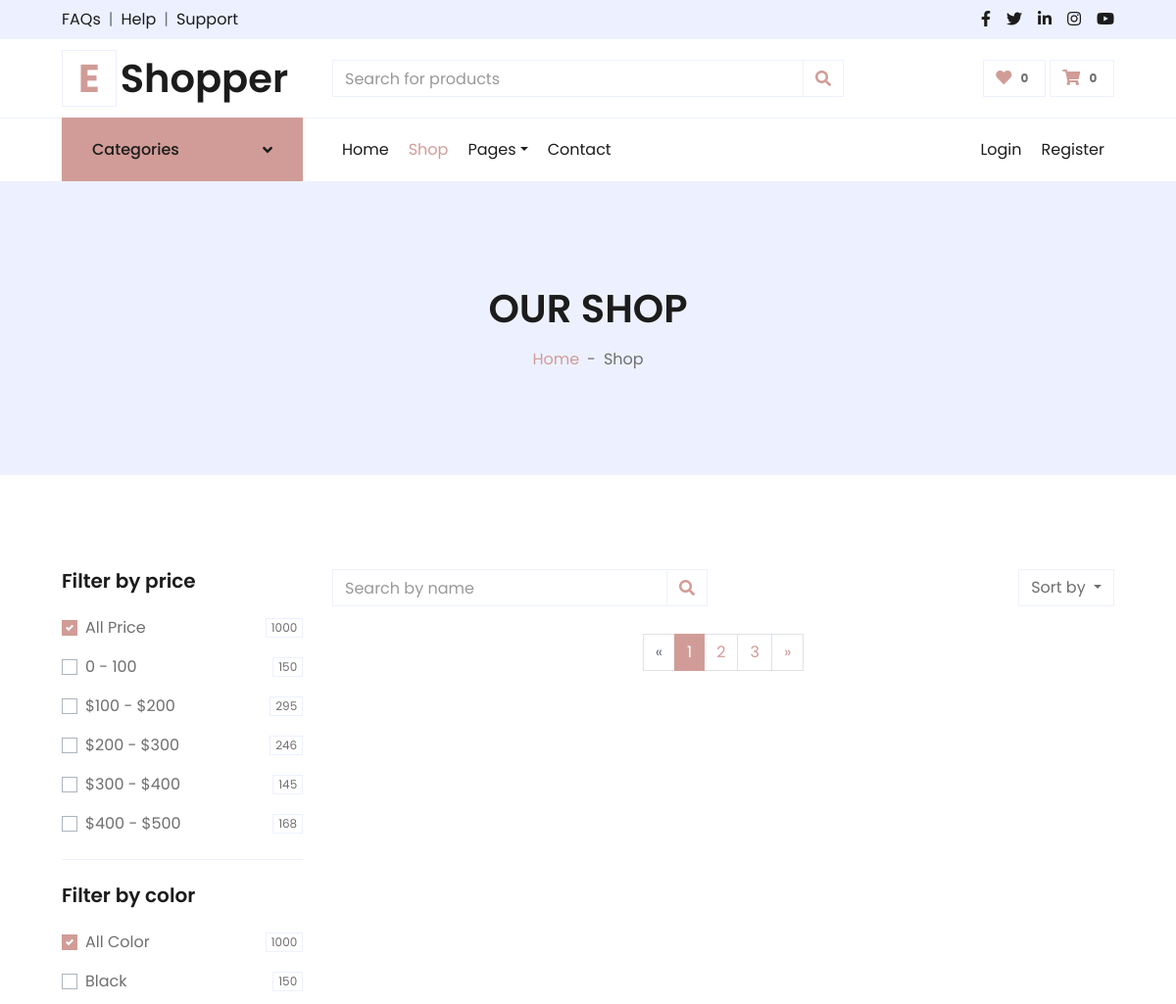
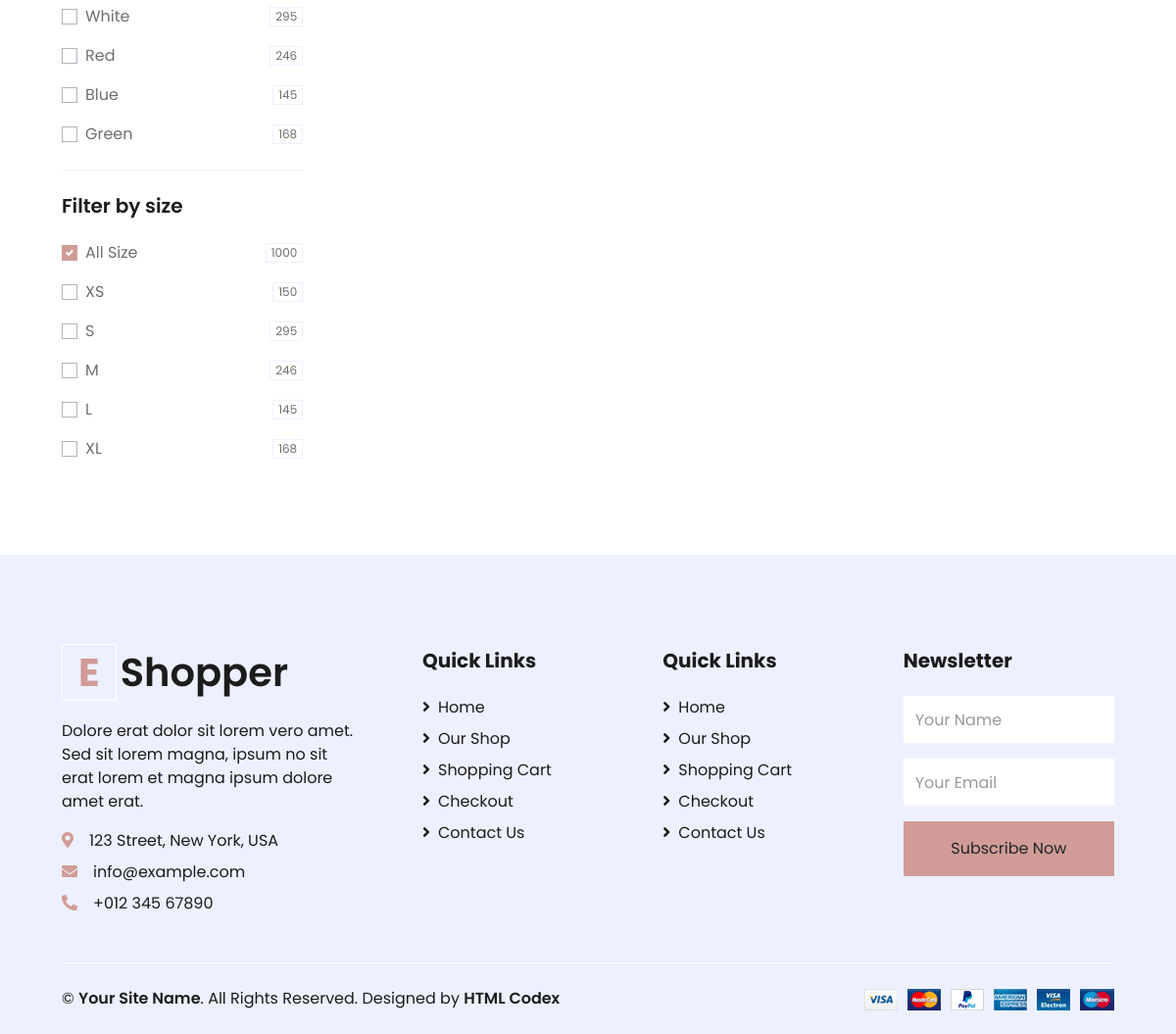
/shop/, run on an earlier commit of the app's database (2 pictures, top to bottom).
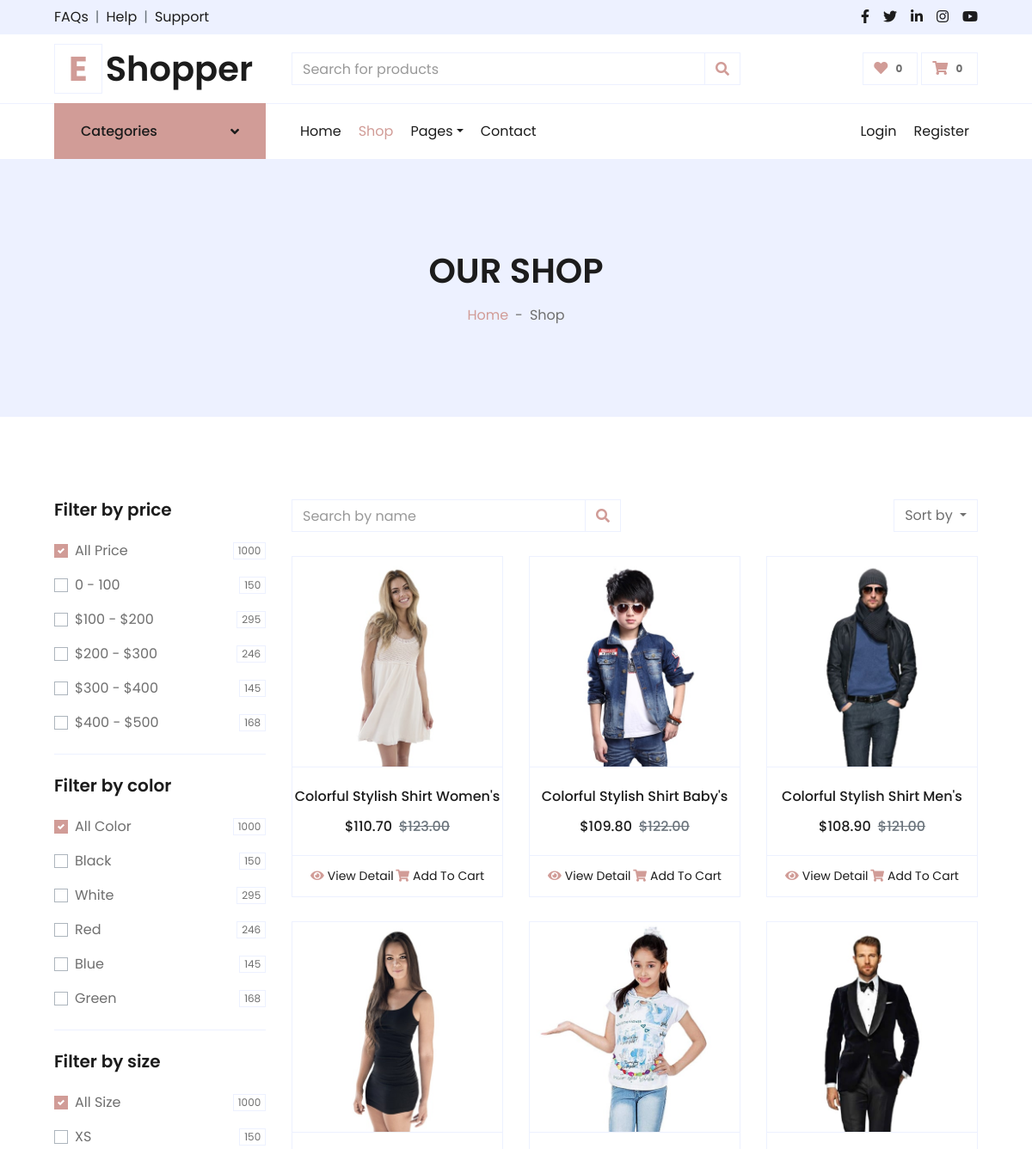
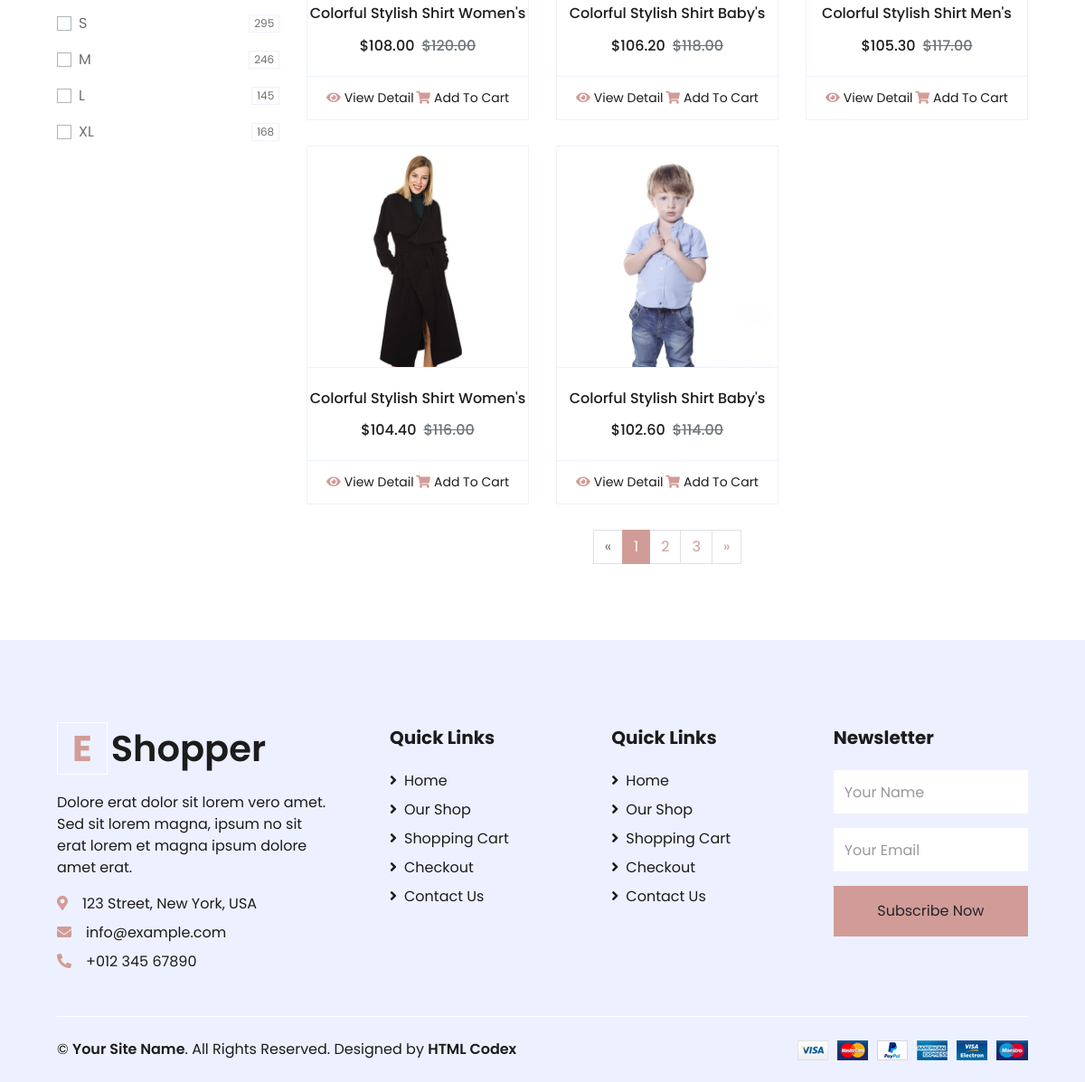
And on a later commit of the database (2 pictures, top to bottom).
### main/models.py (models this page shows, shortened)
class Product(models.Model):
    size = models.ManyToManyField(Size)
    color = models.ManyToManyField(Color)
    category = models.ForeignKey(SubCategory, on_delete=models.CASCADE , null=True)
    name = models.CharField('Product Name', max_length=254)
    img = models.ImageField('IMG', upload_to='media')
    price = models.DecimalField('Product Price', max_digits=5, decimal_places=2)
    discount = models.DecimalField('Product Discount', max_digits=4, decimal_places=2)
    date_time = models.DateTimeField('DateTime', auto_now=True)
    description = models.TextField('Product Desc')

### main/views.py (the view)
# urls.py: path('shop/', ShopPageListView.as_view(), name='shop'),
class ShopPageListView(generic.ListView):
    template_name = 'shop.html'
    @staticmethod
    def __extract_all_data():
        categories = Category.objects.all()[1:]
        sub_categories_dresses = SubCategory.objects.all()[:3]
        sub_categories = SubCategory.objects.all()
        ourshop = OurShop.objects.get().product.all()
        latest = Product.objects.order_by('-date_time')[:8]
        products = Product.objects.all()
        prices = Product.objects.filter(price__range=(100, 200)).filter(color__in = [1 , 2]).filter(size__in = [])
        for product in ourshop:
            product.discount_price = round(product.price * (1 - product.discount / 100), 2)
        for product in latest:
            product.discount_price = round(product.price * (1 - product.discount / 100), 2)
        context = {
            'navbar': 'shop',
            'ourshop': ourshop,
            'categories': categories,
            'sub_categories_dresses': sub_categories_dresses,
            'sub_categories': sub_categories,
            'latest': latest,
            'prices': prices,
        }
        return context
    def get(self, request):
        context = self.__extract_all_data()
        return render(request, self.template_name, context)

### main/templates/shop.html (shortened to what this page needs)
{% extends 'base.html' %}
{% block 'header' %}
    <div class="container-fluid bg-secondary mb-5">
        <div class="d-flex flex-column align-items-center justify-content-center" style="min-height: 300px">
            <h1 class="font-weight-semi-bold text-uppercase mb-3">Our Shop</h1>
            <div class="d-inline-flex">
                <p class="m-0"><a href="">Home</a></p>
                <p class="m-0 px-2">-</p>
                <p class="m-0">Shop</p>
            </div>
        </div>
    </div>
{% endblock %}
{% block 'content' %}
    <div class="container-fluid pt-5">
        <div class="row px-xl-5">
            <div class="col-lg-3 col-md-12">
                <div class="border-bottom mb-4 pb-4">
                    <h5 class="font-weight-semi-bold mb-4">Filter by price</h5>
                    <form method='post'>
                        <div class="custom-control custom-checkbox d-flex align-items-center justify-content-between mb-3">
                            <label class="custom-control-label" for="price-all">All Price</label>
                            <span class="badge border font-weight-normal">1000</span>
                        </div>
                        <div class="custom-control custom-checkbox d-flex align-items-center justify-content-between mb-3">
                            <label class="custom-control-label"  for="price-1">0 - 100</label>
                            <span class="badge border font-weight-normal">150</span>
                        </div>
                        <div class="custom-control custom-checkbox d-flex align-items-center justify-content-between mb-3">
                            <label class="custom-control-label" for="price-2">$100 - $200</label>
                            <span class="badge border font-weight-normal">295</span>
                        </div>
                        <div class="custom-control custom-checkbox d-flex align-items-center justify-content-between mb-3">
                            <label class="custom-control-label" for="price-3">$200 - $300</label>
                            <span class="badge border font-weight-normal">246</span>
                        </div>
                        <div class="custom-control custom-checkbox d-flex align-items-center justify-content-between mb-3">
                            <label class="custom-control-label" for="price-4">$300 - $400</label>
                            <span class="badge border font-weight-normal">145</span>
                        </div>
                        <div class="custom-control custom-checkbox d-flex align-items-center justify-content-between">
                            <label class="custom-control-label" for="price-5">$400 - $500</label>
                            <span class="badge border font-weight-normal">168</span>
                        </div>
                    </form>
                </div>
                <div class="border-bottom mb-4 pb-4">
                    <h5 class="font-weight-semi-bold mb-4">Filter by color</h5>
                    <form>
                        <div class="custom-control custom-checkbox d-flex align-items-center justify-content-between mb-3">
                            <label class="custom-control-label" for="price-all">All Color</label>
                            <span class="badge border font-weight-normal">1000</span>
                        </div>
                        <div class="custom-control custom-checkbox d-flex align-items-center justify-content-between mb-3">
                            <label class="custom-control-label" for="color-1">Black</label>
                            <span class="badge border font-weight-normal">150</span>
                        </div>
                        <div class="custom-control custom-checkbox d-flex align-items-center justify-content-between mb-3">
                            <label class="custom-control-label" for="color-2">White</label>
                            <span class="badge border font-weight-normal">295</span>
                        </div>
                        <div class="custom-control custom-checkbox d-flex align-items-center justify-content-between mb-3">
                            <label class="custom-control-label" for="color-3">Red</label>
                            <span class="badge border font-weight-normal">246</span>
                        </div>
                        <div class="custom-control custom-checkbox d-flex align-items-center justify-content-between mb-3">
                            <label class="custom-control-label" for="color-4">Blue</label>
                            <span class="badge border font-weight-normal">145</span>
                        </div>
                        <div class="custom-control custom-checkbox d-flex align-items-center justify-content-between">
                            <label class="custom-control-label" for="color-5">Green</label>
                            <span class="badge border font-weight-normal">168</span>
                        </div>
                    </form>
                </div>
                <div class="mb-5">
                    <h5 class="font-weight-semi-bold mb-4">Filter by size</h5>
                    <form>
                        <div class="custom-control custom-checkbox d-flex align-items-center justify-content-between mb-3">
                            <label class="custom-control-label" for="size-all">All Size</label>
                            <span class="badge border font-weight-normal">1000</span>
                        </div>
                        <div class="custom-control custom-checkbox d-flex align-items-center justify-content-between mb-3">
                            <label class="custom-control-label" for="size-1">XS</label>
                            <span class="badge border font-weight-normal">150</span>
                        </div>
                        <div class="custom-control custom-checkbox d-flex align-items-center justify-content-between mb-3">
                            <label class="custom-control-label" for="size-2">S</label>
                            <span class="badge border font-weight-normal">295</span>
                        </div>
                        <div class="custom-control custom-checkbox d-flex align-items-center justify-content-between mb-3">
                            <label class="custom-control-label" for="size-3">M</label>
                            <span class="badge border font-weight-normal">246</span>
                        </div>
                        <div class="custom-control custom-checkbox d-flex align-items-center justify-content-between mb-3">
                            <label class="custom-control-label" for="size-4">L</label>
                            <span class="badge border font-weight-normal">145</span>
                        </div>
                        <div class="custom-control custom-checkbox d-flex align-items-center justify-content-between">
                            <label class="custom-control-label" for="size-5">XL</label>
                            <span class="badge border font-weight-normal">168</span>
                        </div>
                    </form>
                </div>
            </div>
            <div class="col-lg-9 col-md-12">
                <div class="row pb-3">
                    <div class="col-12 pb-1">
                        <div class="d-flex align-items-center justify-content-between mb-4">
                            <form action="">
                                <div class="input-group">
                                    <input type="text" class="form-control" placeholder="Search by name">
                                    <div class="input-group-append">
                                        <span class="input-group-text bg-transparent text-primary">
                                            <i class="fa fa-search"></i>
                                        </span>
                                    </div>
                                </div>
                            </form>
                            <div class="dropdown ml-4">
                                <button class="btn border dropdown-toggle" type="button" id="triggerId" data-toggle="dropdown" aria-haspopup="true"
                                        aria-expanded="false">
                                            Sort by
                                        </button>
                            </div>
                        </div>
                    </div>
                    {% for product in ourshop %}
                    <div class="col-lg-4 col-md-6 col-sm-12 pb-1">
                        <div class="card product-item border-0 mb-4">
                            <div class="card-header product-img position-relative overflow-hidden bg-transparent border p-0">
                                <img class="img-fluid w-100" src="{{ product.img.url }}" alt="">
                            </div>
                            <div class="card-body border-left border-right text-center p-0 pt-4 pb-3">
                                <h6 class="text-truncate mb-3">{{ product.name }}</h6>
                                <div class="d-flex justify-content-center">
                                    <h6>${{ product.discount_price }}</h6><h6 class="text-muted ml-2"><del>${{ product.price }}</del></h6>
                                </div>
                            </div>
                            <div class="card-footer d-flex justify-content-between bg-light border">
                                <a href="{% url 'product' product.id %}" class="btn btn-sm text-dark p-0"><i class="fas fa-eye text-primary mr-1"></i>View Detail</a>
                                <a href="{% url 'cart' %}" class="btn btn-sm text-dark p-0"><i class="fas fa-shopping-cart text-primary mr-1"></i>Add To Cart</a>
                            </div>
                        </div>
                    </div>
                    {% endfor %}
                    <div class="col-12 pb-1">
                        <nav aria-label="Page navigation">
                          <ul class="pagination justify-content-center mb-3">
                            <li class="page-item disabled">
                              <a class="page-link" href="#" aria-label="Previous">
                                <span aria-hidden="true">&laquo;</span>
                              </a>
                            </li>
                            <li class="page-item active"><a class="page-link" href="#">1</a></li>
                            <li class="page-item"><a class="page-link" href="#">2</a></li>
                            <li class="page-item"><a class="page-link" href="#">3</a></li>
                            <li class="page-item">
                              <a class="page-link" href="#" aria-label="Next">
                                <span aria-hidden="true">&raquo;</span>
                              </a>
                            </li>
                          </ul>
                        </nav>
                    </div>
                </div>
            </div>
        </div>
    </div>
{% endblock %}

What changed in the data, as far as the page shows it:
added Product: img (picture), name "Colorful Stylish Shirt Women's", discount_price "110.70", price "123.00"
added Product: img (picture), name "Colorful Stylish Shirt Baby's", discount_price "109.80", price "122.00"
added Product: img (picture), name "Colorful Stylish Shirt Men's", discount_price "108.90", price "121.00"
added Product: img (picture), name "Colorful Stylish Shirt Women's", discount_price "108.00", price "120.00"
added Product: img (picture), name "Colorful Stylish Shirt Baby's", discount_price "106.20", price "118.00"
added Product: img (picture), name "Colorful Stylish Shirt Men's", discount_price "105.30", price "117.00"
added Product: img (picture), name "Colorful Stylish Shirt Women's", discount_price "104.40", price "116.00"
added Product: img (picture), name "Colorful Stylish Shirt Baby's", discount_price "102.60", price "114.00"
